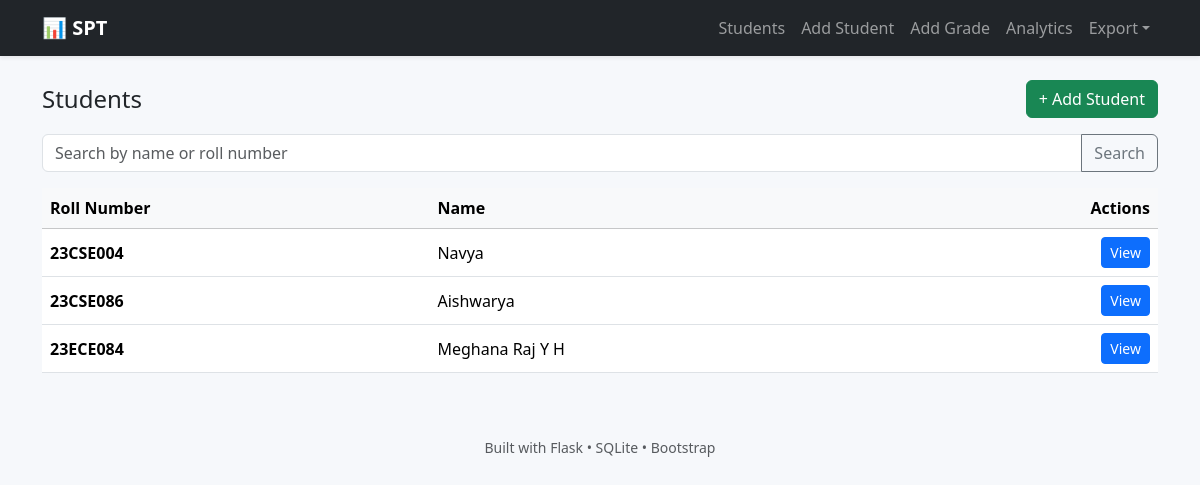
/students, run on the app's committed database.
### tables this page shows
CREATE TABLE students (
            roll_number TEXT PRIMARY KEY,
            name TEXT NOT NULL
        );

### app.py (the view)
@app.route("/students")
def students():
    q = request.args.get("q", "").strip().lower()
    data = list_students_db()
    if q:
        data = [s for s in data if q in s["name"].lower() or q in s["roll_number"].lower()]
    return render_template("all_students.html", students=data, q=q)

### database.py (called while the page is built)
def get_connection():
    DATABASE_URL = os.getenv("DATABASE_URL")
    if DATABASE_URL and psycopg2:
        conn = psycopg2.connect(DATABASE_URL, sslmode='require')
        def cursor(*args, **kwargs):
            return conn.cursor(cursor_factory=psycopg2.extras.RealDictCursor)
        conn.cursor = cursor
        return conn
    else:
        conn = sqlite3.connect(DB_PATH)
        conn.row_factory = sqlite3.Row
        return conn

### services.py (called while the page is built)
def list_students_db() -> List[Dict]:
    conn = get_connection()
    cur = conn.cursor()
    cur.execute("SELECT roll_number, name FROM students ORDER BY roll_number")
    rows = [dict(r) for r in cur.fetchall()]
    conn.close()
    return rows

### templates/all_students.html
{% extends "base.html" %}
{% block content %}
<div class="d-flex justify-content-between align-items-center mb-3">
  <h4 class="mb-0">Students</h4>
  <a class="btn btn-success" href="{{ url_for('add_student') }}">+ Add Student</a>
</div>
<form class="input-group mb-3">
  <input class="form-control" name="q" value="{{ q or '' }}" placeholder="Search by name or roll number">
  <button class="btn btn-outline-secondary">Search</button>
</form>
<div class="table-responsive">
  <table class="table table-hover align-middle">
    <thead class="table-light">
      <tr>
        <th>Roll Number</th>
        <th>Name</th>
        <th class="text-end">Actions</th>
      </tr>
    </thead>
    <tbody>
      {% for s in students %}
      <tr>
        <td class="fw-semibold">{{ s.roll_number }}</td>
        <td>{{ s.name }}</td>
        <td class="text-end">
          <a class="btn btn-sm btn-primary" href="{{ url_for('student_details', roll_number=s.roll_number) }}">View</a>
        </td>
      </tr>
      {% else %}
      <tr><td colspan="3" class="text-center text-muted">No students yet.</td></tr>
      {% endfor %}
    </tbody>
  </table>
</div>
{% endblock %}

### static/style.css (style rules this page uses)
body { background: #f6f8fb; }
.table td, .table th { vertical-align: middle; }

### data on the page
students: roll_number "23CSE004", name "Navya"
students: roll_number "23CSE086", name "Aishwarya"
students: roll_number "23ECE084", name "Meghana Raj Y H"
